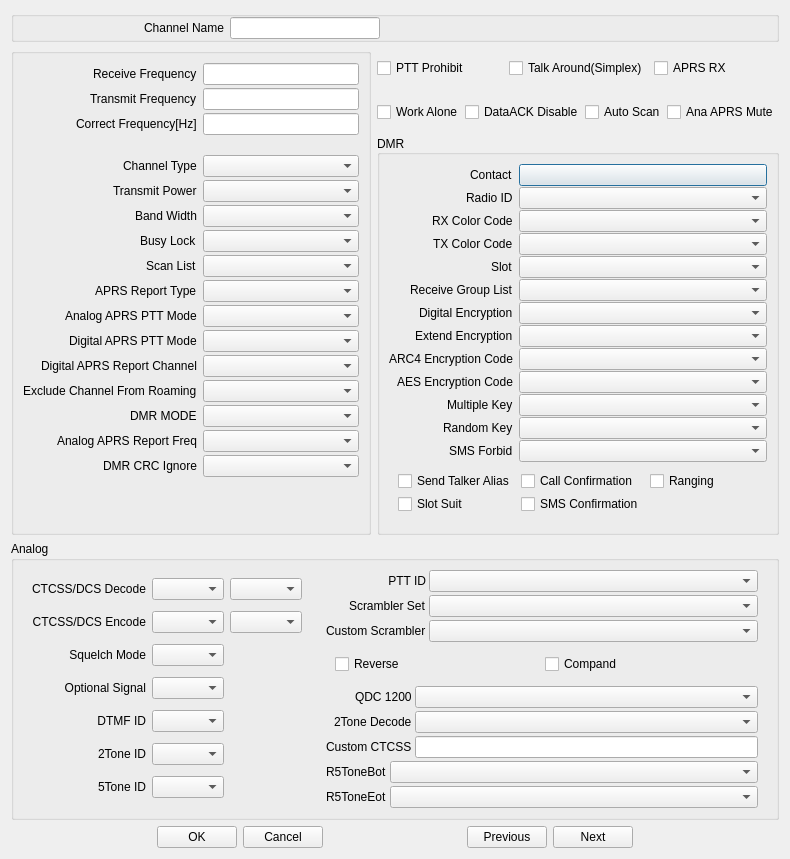
<?xml version="1.0" encoding="UTF-8"?>
<ui version="4.0">
 <class>ChannelSettings</class>
 <widget class="QDialog" name="ChannelSettings">
  <property name="geometry">
   <rect>
    <x>0</x>
    <y>0</y>
    <width>790</width>
    <height>859</height>
   </rect>
  </property>
  <property name="windowTitle">
   <string>Dialog</string>
  </property>
  <layout class="QVBoxLayout" name="verticalLayout">
   <item>
    <widget class="QGroupBox" name="groupBox">
     <property name="title">
      <string/>
     </property>
     <layout class="QHBoxLayout" name="horizontalLayout_2">
      <property name="leftMargin">
       <number>0</number>
      </property>
      <property name="topMargin">
       <number>0</number>
      </property>
      <property name="rightMargin">
       <number>0</number>
      </property>
      <property name="bottomMargin">
       <number>0</number>
      </property>
      <item>
       <widget class="QLabel" name="label">
        <property name="sizePolicy">
         <sizepolicy hsizetype="Fixed" vsizetype="Preferred">
          <horstretch>0</horstretch>
          <verstretch>0</verstretch>
         </sizepolicy>
        </property>
        <property name="minimumSize">
         <size>
          <width>210</width>
          <height>0</height>
         </size>
        </property>
        <property name="text">
         <string>Channel Name</string>
        </property>
        <property name="alignment">
         <set>Qt::AlignmentFlag::AlignRight|Qt::AlignmentFlag::AlignTrailing|Qt::AlignmentFlag::AlignVCenter</set>
        </property>
       </widget>
      </item>
      <item>
       <widget class="QLineEdit" name="channelNameTxt">
        <property name="sizePolicy">
         <sizepolicy hsizetype="Minimum" vsizetype="Fixed">
          <horstretch>0</horstretch>
          <verstretch>0</verstretch>
         </sizepolicy>
        </property>
        <property name="minimumSize">
         <size>
          <width>150</width>
          <height>0</height>
         </size>
        </property>
        <property name="baseSize">
         <size>
          <width>0</width>
          <height>0</height>
         </size>
        </property>
        <property name="maxLength">
         <number>16</number>
        </property>
       </widget>
      </item>
      <item>
       <spacer name="horizontalSpacer">
        <property name="orientation">
         <enum>Qt::Orientation::Horizontal</enum>
        </property>
        <property name="sizeHint" stdset="0">
         <size>
          <width>40</width>
          <height>20</height>
         </size>
        </property>
       </spacer>
      </item>
     </layout>
    </widget>
   </item>
   <item>
    <widget class="QWidget" name="widget" native="true">
     <layout class="QHBoxLayout" name="horizontalLayout">
      <property name="leftMargin">
       <number>0</number>
      </property>
      <property name="topMargin">
       <number>0</number>
      </property>
      <property name="rightMargin">
       <number>0</number>
      </property>
      <property name="bottomMargin">
       <number>0</number>
      </property>
      <item>
       <widget class="QGroupBox" name="groupBox_3">
        <property name="title">
         <string/>
        </property>
        <layout class="QVBoxLayout" name="verticalLayout_3">
         <property name="leftMargin">
          <number>9</number>
         </property>
         <property name="topMargin">
          <number>9</number>
         </property>
         <property name="rightMargin">
          <number>9</number>
         </property>
         <property name="bottomMargin">
          <number>9</number>
         </property>
         <item>
          <layout class="QFormLayout" name="formLayout">
           <property name="labelAlignment">
            <set>Qt::AlignmentFlag::AlignRight|Qt::AlignmentFlag::AlignTrailing|Qt::AlignmentFlag::AlignVCenter</set>
           </property>
           <property name="verticalSpacing">
            <number>3</number>
           </property>
           <property name="leftMargin">
            <number>0</number>
           </property>
           <property name="topMargin">
            <number>0</number>
           </property>
           <property name="rightMargin">
            <number>0</number>
           </property>
           <property name="bottomMargin">
            <number>0</number>
           </property>
           <item row="15" column="1">
            <widget class="QComboBox" name="analogAprsReportFreqCmbx"/>
           </item>
           <item row="15" column="0">
            <widget class="QLabel" name="label_15">
             <property name="text">
              <string>Analog APRS Report Freq</string>
             </property>
            </widget>
           </item>
           <item row="14" column="0">
            <widget class="QLabel" name="label_23">
             <property name="text">
              <string>DMR MODE</string>
             </property>
            </widget>
           </item>
           <item row="13" column="0">
            <widget class="QLabel" name="label_24">
             <property name="text">
              <string>Exclude Channel From Roaming</string>
             </property>
            </widget>
           </item>
           <item row="12" column="0">
            <widget class="QLabel" name="label_25">
             <property name="text">
              <string>Digital APRS Report Channel</string>
             </property>
            </widget>
           </item>
           <item row="14" column="1">
            <widget class="QComboBox" name="dmrModeCmbx"/>
           </item>
           <item row="13" column="1">
            <widget class="QComboBox" name="excludeChannelRoamingCmbx"/>
           </item>
           <item row="12" column="1">
            <widget class="QComboBox" name="digitalAprsReportChannelCmbx"/>
           </item>
           <item row="11" column="0">
            <widget class="QLabel" name="label_12">
             <property name="text">
              <string>Digital APRS PTT Mode</string>
             </property>
            </widget>
           </item>
           <item row="10" column="0">
            <widget class="QLabel" name="label_13">
             <property name="text">
              <string>Analog APRS PTT Mode</string>
             </property>
            </widget>
           </item>
           <item row="9" column="0">
            <widget class="QLabel" name="label_14">
             <property name="text">
              <string>APRS Report Type</string>
             </property>
            </widget>
           </item>
           <item row="8" column="0">
            <widget class="QLabel" name="label_26">
             <property name="text">
              <string>Scan List</string>
             </property>
            </widget>
           </item>
           <item row="11" column="1">
            <widget class="QComboBox" name="digitalAprsPttModeCmbx"/>
           </item>
           <item row="10" column="1">
            <widget class="QComboBox" name="analogAprsPttModeCmbx"/>
           </item>
           <item row="9" column="1">
            <widget class="QComboBox" name="aprsReportTypeCmbx"/>
           </item>
           <item row="8" column="1">
            <widget class="QComboBox" name="scanListCmbx"/>
           </item>
           <item row="7" column="1">
            <widget class="QComboBox" name="busyLockCmbx"/>
           </item>
           <item row="6" column="1">
            <widget class="QComboBox" name="bandWidthCmbx"/>
           </item>
           <item row="5" column="1">
            <widget class="QComboBox" name="txPowerCmbx"/>
           </item>
           <item row="4" column="1">
            <widget class="QComboBox" name="channelTypeCmbx">
             <property name="currentText">
              <string/>
             </property>
            </widget>
           </item>
           <item row="1" column="1">
            <widget class="QLineEdit" name="transmitFrequencyTxt">
             <property name="sizePolicy">
              <sizepolicy hsizetype="Preferred" vsizetype="Fixed">
               <horstretch>0</horstretch>
               <verstretch>0</verstretch>
              </sizepolicy>
             </property>
             <property name="inputMask">
              <string/>
             </property>
             <property name="text">
              <string/>
             </property>
             <property name="maxLength">
              <number>9</number>
             </property>
            </widget>
           </item>
           <item row="0" column="1">
            <widget class="QLineEdit" name="receiveFrequencyTxt">
             <property name="sizePolicy">
              <sizepolicy hsizetype="Preferred" vsizetype="Fixed">
               <horstretch>0</horstretch>
               <verstretch>0</verstretch>
              </sizepolicy>
             </property>
             <property name="baseSize">
              <size>
               <width>100</width>
               <height>0</height>
              </size>
             </property>
             <property name="inputMask">
              <string/>
             </property>
             <property name="text">
              <string/>
             </property>
             <property name="maxLength">
              <number>9</number>
             </property>
            </widget>
           </item>
           <item row="7" column="0">
            <widget class="QLabel" name="busyLockTxPresentLbl">
             <property name="text">
              <string>Busy Lock</string>
             </property>
            </widget>
           </item>
           <item row="6" column="0">
            <widget class="QLabel" name="label_9">
             <property name="text">
              <string>Band Width</string>
             </property>
            </widget>
           </item>
           <item row="5" column="0">
            <widget class="QLabel" name="label_10">
             <property name="text">
              <string>Transmit Power</string>
             </property>
            </widget>
           </item>
           <item row="4" column="0">
            <widget class="QLabel" name="label_11">
             <property name="text">
              <string>Channel Type</string>
             </property>
            </widget>
           </item>
           <item row="1" column="0">
            <widget class="QLabel" name="label_27">
             <property name="text">
              <string>Transmit Frequency</string>
             </property>
            </widget>
           </item>
           <item row="0" column="0">
            <widget class="QLabel" name="label_28">
             <property name="text">
              <string>Receive Frequency</string>
             </property>
            </widget>
           </item>
           <item row="3" column="0">
            <widget class="QLabel" name="label_8">
             <property name="text">
              <string/>
             </property>
            </widget>
           </item>
           <item row="3" column="1">
            <widget class="QLabel" name="label_41">
             <property name="text">
              <string/>
             </property>
            </widget>
           </item>
           <item row="2" column="0">
            <widget class="QLabel" name="label_45">
             <property name="text">
              <string>Correct Frequency[Hz]</string>
             </property>
            </widget>
           </item>
           <item row="2" column="1">
            <widget class="QLineEdit" name="correctFreqTxt">
             <property name="maxLength">
              <number>5</number>
             </property>
            </widget>
           </item>
           <item row="16" column="0">
            <widget class="QLabel" name="dmrCrcIgnoreLbl">
             <property name="text">
              <string>DMR CRC Ignore</string>
             </property>
            </widget>
           </item>
           <item row="16" column="1">
            <widget class="QComboBox" name="dmrCrcIgnoreCmbx"/>
           </item>
          </layout>
         </item>
         <item>
          <spacer name="verticalSpacer">
           <property name="orientation">
            <enum>Qt::Orientation::Vertical</enum>
           </property>
           <property name="sizeHint" stdset="0">
            <size>
             <width>20</width>
             <height>40</height>
            </size>
           </property>
          </spacer>
         </item>
        </layout>
       </widget>
      </item>
      <item>
       <widget class="QWidget" name="widget_2" native="true">
        <layout class="QVBoxLayout" name="verticalLayout_2">
         <property name="spacing">
          <number>3</number>
         </property>
         <property name="leftMargin">
          <number>0</number>
         </property>
         <property name="topMargin">
          <number>0</number>
         </property>
         <property name="rightMargin">
          <number>0</number>
         </property>
         <property name="bottomMargin">
          <number>0</number>
         </property>
         <item>
          <widget class="QWidget" name="widget_3" native="true">
           <property name="sizePolicy">
            <sizepolicy hsizetype="Preferred" vsizetype="Preferred">
             <horstretch>0</horstretch>
             <verstretch>0</verstretch>
            </sizepolicy>
           </property>
           <layout class="QHBoxLayout" name="horizontalLayout_17">
            <property name="leftMargin">
             <number>0</number>
            </property>
            <property name="topMargin">
             <number>0</number>
            </property>
            <property name="rightMargin">
             <number>0</number>
            </property>
            <property name="bottomMargin">
             <number>0</number>
            </property>
            <item>
             <widget class="QCheckBox" name="pttProhibitChbx">
              <property name="text">
               <string>PTT Prohibit</string>
              </property>
             </widget>
            </item>
            <item>
             <widget class="QCheckBox" name="talkAroundChbx">
              <property name="text">
               <string>Talk Around(Simplex)</string>
              </property>
             </widget>
            </item>
            <item>
             <widget class="QCheckBox" name="aprsRxChbx">
              <property name="text">
               <string>APRS RX</string>
              </property>
             </widget>
            </item>
           </layout>
          </widget>
         </item>
         <item>
          <widget class="QWidget" name="widget_4" native="true">
           <layout class="QHBoxLayout" name="horizontalLayout_18">
            <property name="spacing">
             <number>1</number>
            </property>
            <property name="leftMargin">
             <number>0</number>
            </property>
            <property name="topMargin">
             <number>0</number>
            </property>
            <property name="rightMargin">
             <number>0</number>
            </property>
            <property name="bottomMargin">
             <number>0</number>
            </property>
            <item>
             <widget class="QCheckBox" name="workAloneChbx">
              <property name="text">
               <string>Work Alone</string>
              </property>
             </widget>
            </item>
            <item>
             <widget class="QCheckBox" name="dataAckDisableChbx">
              <property name="text">
               <string>DataACK Disable</string>
              </property>
             </widget>
            </item>
            <item>
             <widget class="QCheckBox" name="autoScanChbx">
              <property name="text">
               <string>Auto Scan</string>
              </property>
             </widget>
            </item>
            <item>
             <widget class="QCheckBox" name="analogAprsMuteChbx">
              <property name="text">
               <string>Ana APRS Mute</string>
              </property>
             </widget>
            </item>
           </layout>
          </widget>
         </item>
         <item>
          <widget class="QGroupBox" name="digitalGroupBox">
           <property name="title">
            <string>DMR</string>
           </property>
           <property name="alignment">
            <set>Qt::AlignmentFlag::AlignLeading|Qt::AlignmentFlag::AlignLeft|Qt::AlignmentFlag::AlignVCenter</set>
           </property>
           <layout class="QVBoxLayout" name="verticalLayout_4">
            <property name="spacing">
             <number>0</number>
            </property>
            <property name="leftMargin">
             <number>9</number>
            </property>
            <property name="topMargin">
             <number>9</number>
            </property>
            <property name="rightMargin">
             <number>9</number>
            </property>
            <property name="bottomMargin">
             <number>9</number>
            </property>
            <item>
             <layout class="QFormLayout" name="formLayout_2">
              <property name="labelAlignment">
               <set>Qt::AlignmentFlag::AlignRight|Qt::AlignmentFlag::AlignTrailing|Qt::AlignmentFlag::AlignVCenter</set>
              </property>
              <property name="horizontalSpacing">
               <number>6</number>
              </property>
              <property name="verticalSpacing">
               <number>1</number>
              </property>
              <property name="leftMargin">
               <number>0</number>
              </property>
              <property name="topMargin">
               <number>0</number>
              </property>
              <property name="rightMargin">
               <number>0</number>
              </property>
              <property name="bottomMargin">
               <number>0</number>
              </property>
              <item row="0" column="0">
               <widget class="QLabel" name="label_16">
                <property name="text">
                 <string>Contact</string>
                </property>
                <property name="alignment">
                 <set>Qt::AlignmentFlag::AlignLeading|Qt::AlignmentFlag::AlignLeft|Qt::AlignmentFlag::AlignVCenter</set>
                </property>
               </widget>
              </item>
              <item row="0" column="1">
               <widget class="QPushButton" name="digitalContactBtn">
                <property name="text">
                 <string/>
                </property>
               </widget>
              </item>
              <item row="1" column="0">
               <widget class="QLabel" name="label_17">
                <property name="text">
                 <string>Radio ID</string>
                </property>
                <property name="alignment">
                 <set>Qt::AlignmentFlag::AlignLeading|Qt::AlignmentFlag::AlignLeft|Qt::AlignmentFlag::AlignVCenter</set>
                </property>
               </widget>
              </item>
              <item row="1" column="1">
               <widget class="QComboBox" name="radioIdCmbx"/>
              </item>
              <item row="2" column="0">
               <widget class="QLabel" name="label_18">
                <property name="text">
                 <string>RX Color Code</string>
                </property>
                <property name="alignment">
                 <set>Qt::AlignmentFlag::AlignLeading|Qt::AlignmentFlag::AlignLeft|Qt::AlignmentFlag::AlignVCenter</set>
                </property>
               </widget>
              </item>
              <item row="2" column="1">
               <widget class="QComboBox" name="rxColorCodeCmbx"/>
              </item>
              <item row="3" column="0">
               <widget class="QLabel" name="label_19">
                <property name="text">
                 <string>TX Color Code</string>
                </property>
                <property name="alignment">
                 <set>Qt::AlignmentFlag::AlignLeading|Qt::AlignmentFlag::AlignLeft|Qt::AlignmentFlag::AlignVCenter</set>
                </property>
               </widget>
              </item>
              <item row="3" column="1">
               <widget class="QComboBox" name="txColorCodeCmbx"/>
              </item>
              <item row="4" column="0">
               <widget class="QLabel" name="label_20">
                <property name="text">
                 <string>Slot</string>
                </property>
                <property name="alignment">
                 <set>Qt::AlignmentFlag::AlignLeading|Qt::AlignmentFlag::AlignLeft|Qt::AlignmentFlag::AlignVCenter</set>
                </property>
               </widget>
              </item>
              <item row="4" column="1">
               <widget class="QComboBox" name="slotCmbx"/>
              </item>
              <item row="5" column="0">
               <widget class="QLabel" name="label_21">
                <property name="text">
                 <string>Receive Group List</string>
                </property>
                <property name="alignment">
                 <set>Qt::AlignmentFlag::AlignLeading|Qt::AlignmentFlag::AlignLeft|Qt::AlignmentFlag::AlignVCenter</set>
                </property>
               </widget>
              </item>
              <item row="5" column="1">
               <widget class="QComboBox" name="rxGroupListCmbx"/>
              </item>
              <item row="6" column="0">
               <widget class="QLabel" name="label_22">
                <property name="text">
                 <string>Digital Encryption</string>
                </property>
                <property name="alignment">
                 <set>Qt::AlignmentFlag::AlignLeading|Qt::AlignmentFlag::AlignLeft|Qt::AlignmentFlag::AlignVCenter</set>
                </property>
               </widget>
              </item>
              <item row="6" column="1">
               <widget class="QComboBox" name="digitalEncryptionCmbx"/>
              </item>
              <item row="7" column="0">
               <widget class="QLabel" name="label_2">
                <property name="text">
                 <string>Extend Encryption</string>
                </property>
                <property name="alignment">
                 <set>Qt::AlignmentFlag::AlignLeading|Qt::AlignmentFlag::AlignLeft|Qt::AlignmentFlag::AlignVCenter</set>
                </property>
               </widget>
              </item>
              <item row="8" column="0">
               <widget class="QLabel" name="label_3">
                <property name="text">
                 <string>ARC4 Encryption Code</string>
                </property>
                <property name="alignment">
                 <set>Qt::AlignmentFlag::AlignLeading|Qt::AlignmentFlag::AlignLeft|Qt::AlignmentFlag::AlignVCenter</set>
                </property>
               </widget>
              </item>
              <item row="9" column="0">
               <widget class="QLabel" name="label_4">
                <property name="text">
                 <string>AES Encryption Code</string>
                </property>
                <property name="alignment">
                 <set>Qt::AlignmentFlag::AlignLeading|Qt::AlignmentFlag::AlignLeft|Qt::AlignmentFlag::AlignVCenter</set>
                </property>
               </widget>
              </item>
              <item row="10" column="0">
               <widget class="QLabel" name="label_5">
                <property name="text">
                 <string>Multiple Key</string>
                </property>
                <property name="alignment">
                 <set>Qt::AlignmentFlag::AlignLeading|Qt::AlignmentFlag::AlignLeft|Qt::AlignmentFlag::AlignVCenter</set>
                </property>
               </widget>
              </item>
              <item row="11" column="0">
               <widget class="QLabel" name="label_6">
                <property name="text">
                 <string>Random Key</string>
                </property>
                <property name="alignment">
                 <set>Qt::AlignmentFlag::AlignLeading|Qt::AlignmentFlag::AlignLeft|Qt::AlignmentFlag::AlignVCenter</set>
                </property>
               </widget>
              </item>
              <item row="12" column="0">
               <widget class="QLabel" name="label_7">
                <property name="text">
                 <string>SMS Forbid</string>
                </property>
                <property name="alignment">
                 <set>Qt::AlignmentFlag::AlignLeading|Qt::AlignmentFlag::AlignLeft|Qt::AlignmentFlag::AlignVCenter</set>
                </property>
               </widget>
              </item>
              <item row="7" column="1">
               <widget class="QComboBox" name="extendEncryptionCmbx"/>
              </item>
              <item row="8" column="1">
               <widget class="QComboBox" name="arc4CodeCmbx"/>
              </item>
              <item row="9" column="1">
               <widget class="QComboBox" name="aesCodeCmbx"/>
              </item>
              <item row="10" column="1">
               <widget class="QComboBox" name="multiKeyCmbx"/>
              </item>
              <item row="11" column="1">
               <widget class="QComboBox" name="randomKeyCmbx"/>
              </item>
              <item row="12" column="1">
               <widget class="QComboBox" name="smsForbidCmbx"/>
              </item>
             </layout>
            </item>
            <item>
             <layout class="QGridLayout" name="gridLayout" columnminimumwidth="0,0,0">
              <property name="leftMargin">
               <number>9</number>
              </property>
              <property name="topMargin">
               <number>9</number>
              </property>
              <property name="rightMargin">
               <number>9</number>
              </property>
              <property name="bottomMargin">
               <number>9</number>
              </property>
              <property name="horizontalSpacing">
               <number>6</number>
              </property>
              <property name="verticalSpacing">
               <number>3</number>
              </property>
              <item row="0" column="0">
               <widget class="QCheckBox" name="sendTalkerAliasChbx">
                <property name="text">
                 <string>Send Talker Alias</string>
                </property>
               </widget>
              </item>
              <item row="0" column="1">
               <widget class="QCheckBox" name="callConfirmationChbx">
                <property name="text">
                 <string>Call Confirmation</string>
                </property>
               </widget>
              </item>
              <item row="0" column="2">
               <widget class="QCheckBox" name="rangingChbx">
                <property name="text">
                 <string>Ranging</string>
                </property>
               </widget>
              </item>
              <item row="1" column="0">
               <widget class="QCheckBox" name="slotSuitChbx">
                <property name="text">
                 <string>Slot Suit</string>
                </property>
               </widget>
              </item>
              <item row="1" column="1">
               <widget class="QCheckBox" name="smsConfirmationChbx">
                <property name="text">
                 <string>SMS Confirmation</string>
                </property>
               </widget>
              </item>
             </layout>
            </item>
           </layout>
          </widget>
         </item>
        </layout>
       </widget>
      </item>
     </layout>
    </widget>
   </item>
   <item>
    <widget class="QGroupBox" name="analogGroupBox">
     <property name="title">
      <string>Analog</string>
     </property>
     <layout class="QHBoxLayout" name="horizontalLayout_3">
      <item>
       <layout class="QGridLayout" name="gridLayout_2" columnminimumwidth="0,0,0">
        <property name="leftMargin">
         <number>9</number>
        </property>
        <property name="topMargin">
         <number>0</number>
        </property>
        <property name="rightMargin">
         <number>9</number>
        </property>
        <property name="bottomMargin">
         <number>0</number>
        </property>
        <property name="verticalSpacing">
         <number>3</number>
        </property>
        <item row="5" column="1">
         <widget class="QComboBox" name="tone2IdCmbx"/>
        </item>
        <item row="2" column="1">
         <widget class="QComboBox" name="squelchModeCmbx"/>
        </item>
        <item row="2" column="0">
         <widget class="QLabel" name="label_31">
          <property name="text">
           <string>Squelch Mode</string>
          </property>
          <property name="alignment">
           <set>Qt::AlignmentFlag::AlignRight|Qt::AlignmentFlag::AlignTrailing|Qt::AlignmentFlag::AlignVCenter</set>
          </property>
         </widget>
        </item>
        <item row="1" column="0">
         <widget class="QLabel" name="label_30">
          <property name="text">
           <string>CTCSS/DCS Encode</string>
          </property>
          <property name="alignment">
           <set>Qt::AlignmentFlag::AlignRight|Qt::AlignmentFlag::AlignTrailing|Qt::AlignmentFlag::AlignVCenter</set>
          </property>
         </widget>
        </item>
        <item row="6" column="1">
         <widget class="QComboBox" name="tone5IdCmbx"/>
        </item>
        <item row="3" column="0">
         <widget class="QLabel" name="label_32">
          <property name="text">
           <string>Optional Signal</string>
          </property>
          <property name="alignment">
           <set>Qt::AlignmentFlag::AlignRight|Qt::AlignmentFlag::AlignTrailing|Qt::AlignmentFlag::AlignVCenter</set>
          </property>
         </widget>
        </item>
        <item row="3" column="1">
         <widget class="QComboBox" name="optionalSignalCmbx"/>
        </item>
        <item row="6" column="0">
         <widget class="QLabel" name="label_35">
          <property name="text">
           <string>5Tone ID</string>
          </property>
          <property name="alignment">
           <set>Qt::AlignmentFlag::AlignRight|Qt::AlignmentFlag::AlignTrailing|Qt::AlignmentFlag::AlignVCenter</set>
          </property>
         </widget>
        </item>
        <item row="5" column="0">
         <widget class="QLabel" name="label_34">
          <property name="text">
           <string>2Tone ID</string>
          </property>
          <property name="alignment">
           <set>Qt::AlignmentFlag::AlignRight|Qt::AlignmentFlag::AlignTrailing|Qt::AlignmentFlag::AlignVCenter</set>
          </property>
         </widget>
        </item>
        <item row="0" column="0">
         <widget class="QLabel" name="label_29">
          <property name="text">
           <string>CTCSS/DCS Decode</string>
          </property>
          <property name="alignment">
           <set>Qt::AlignmentFlag::AlignRight|Qt::AlignmentFlag::AlignTrailing|Qt::AlignmentFlag::AlignVCenter</set>
          </property>
         </widget>
        </item>
        <item row="4" column="0">
         <widget class="QLabel" name="label_33">
          <property name="text">
           <string>DTMF ID</string>
          </property>
          <property name="alignment">
           <set>Qt::AlignmentFlag::AlignRight|Qt::AlignmentFlag::AlignTrailing|Qt::AlignmentFlag::AlignVCenter</set>
          </property>
         </widget>
        </item>
        <item row="0" column="1">
         <widget class="QComboBox" name="ctcssDcsDecodeCmbx"/>
        </item>
        <item row="4" column="1">
         <widget class="QComboBox" name="dtmfIdCmbx"/>
        </item>
        <item row="1" column="1">
         <widget class="QComboBox" name="ctcssDcsEncodeCmbx"/>
        </item>
        <item row="0" column="2">
         <widget class="QComboBox" name="ctcssDcsDecodeToneCmbx"/>
        </item>
        <item row="1" column="2">
         <widget class="QComboBox" name="ctcssDcsEncodeToneCmbx"/>
        </item>
       </layout>
      </item>
      <item>
       <widget class="QWidget" name="widget_5" native="true">
        <layout class="QVBoxLayout" name="verticalLayout_5">
         <property name="spacing">
          <number>3</number>
         </property>
         <property name="topMargin">
          <number>0</number>
         </property>
         <property name="bottomMargin">
          <number>0</number>
         </property>
         <item>
          <layout class="QFormLayout" name="formLayout_6">
           <property name="labelAlignment">
            <set>Qt::AlignmentFlag::AlignRight|Qt::AlignmentFlag::AlignTrailing|Qt::AlignmentFlag::AlignVCenter</set>
           </property>
           <item row="0" column="0">
            <widget class="QLabel" name="label_36">
             <property name="text">
              <string>PTT ID</string>
             </property>
             <property name="alignment">
              <set>Qt::AlignmentFlag::AlignRight|Qt::AlignmentFlag::AlignTrailing|Qt::AlignmentFlag::AlignVCenter</set>
             </property>
            </widget>
           </item>
           <item row="0" column="1">
            <widget class="QComboBox" name="pttIdCmbx"/>
           </item>
           <item row="1" column="0">
            <widget class="QLabel" name="scramblerSetLbl">
             <property name="text">
              <string>Scrambler Set</string>
             </property>
            </widget>
           </item>
           <item row="1" column="1">
            <widget class="QComboBox" name="scramblerSetCmbx"/>
           </item>
           <item row="2" column="0">
            <widget class="QLabel" name="customScramblerLbl">
             <property name="text">
              <string>Custom Scrambler</string>
             </property>
            </widget>
           </item>
           <item row="2" column="1">
            <widget class="QComboBox" name="customScramblerCmbx"/>
           </item>
          </layout>
         </item>
         <item>
          <widget class="QWidget" name="widget_7" native="true">
           <layout class="QHBoxLayout" name="horizontalLayout_5">
            <item>
             <widget class="QCheckBox" name="reverseChbx">
              <property name="text">
               <string>Reverse</string>
              </property>
             </widget>
            </item>
            <item>
             <widget class="QCheckBox" name="compandChbx">
              <property name="text">
               <string>Compand</string>
              </property>
             </widget>
            </item>
           </layout>
          </widget>
         </item>
         <item>
          <layout class="QFormLayout" name="formLayout_3">
           <property name="labelAlignment">
            <set>Qt::AlignmentFlag::AlignRight|Qt::AlignmentFlag::AlignTrailing|Qt::AlignmentFlag::AlignVCenter</set>
           </property>
           <item row="1" column="0">
            <widget class="QLabel" name="label_38">
             <property name="text">
              <string>2Tone Decode</string>
             </property>
            </widget>
           </item>
           <item row="1" column="1">
            <widget class="QComboBox" name="tone2DecodeCmbx"/>
           </item>
           <item row="0" column="0">
            <widget class="QLabel" name="qdc1200Lbl">
             <property name="text">
              <string>QDC 1200</string>
             </property>
            </widget>
           </item>
           <item row="0" column="1">
            <widget class="QComboBox" name="qdc1200Cmbx"/>
           </item>
           <item row="2" column="0">
            <widget class="QLabel" name="label_37">
             <property name="text">
              <string>Custom CTCSS</string>
             </property>
            </widget>
           </item>
           <item row="2" column="1">
            <widget class="QLineEdit" name="customCtcssTxt"/>
           </item>
          </layout>
         </item>
         <item>
          <layout class="QFormLayout" name="formLayout_4">
           <item row="0" column="0">
            <widget class="QLabel" name="label_39">
             <property name="text">
              <string>R5ToneBot</string>
             </property>
            </widget>
           </item>
           <item row="0" column="1">
            <widget class="QComboBox" name="tone5BotCmbx"/>
           </item>
           <item row="1" column="0">
            <widget class="QLabel" name="label_40">
             <property name="text">
              <string>R5ToneEot</string>
             </property>
            </widget>
           </item>
           <item row="1" column="1">
            <widget class="QComboBox" name="tone5EotCmbx"/>
           </item>
          </layout>
         </item>
        </layout>
       </widget>
      </item>
     </layout>
    </widget>
   </item>
   <item>
    <widget class="QWidget" name="widget_6" native="true">
     <layout class="QHBoxLayout" name="horizontalLayout_4">
      <property name="topMargin">
       <number>0</number>
      </property>
      <property name="bottomMargin">
       <number>0</number>
      </property>
      <item>
       <spacer name="horizontalSpacer_3">
        <property name="orientation">
         <enum>Qt::Orientation::Horizontal</enum>
        </property>
        <property name="sizeHint" stdset="0">
         <size>
          <width>40</width>
          <height>20</height>
         </size>
        </property>
       </spacer>
      </item>
      <item>
       <widget class="QPushButton" name="saveBtn">
        <property name="text">
         <string>OK</string>
        </property>
       </widget>
      </item>
      <item>
       <widget class="QPushButton" name="closeBtn">
        <property name="text">
         <string>Cancel</string>
        </property>
       </widget>
      </item>
      <item>
       <spacer name="horizontalSpacer_2">
        <property name="orientation">
         <enum>Qt::Orientation::Horizontal</enum>
        </property>
        <property name="sizeHint" stdset="0">
         <size>
          <width>40</width>
          <height>20</height>
         </size>
        </property>
       </spacer>
      </item>
      <item>
       <widget class="QPushButton" name="prevBtn">
        <property name="text">
         <string>Previous</string>
        </property>
       </widget>
      </item>
      <item>
       <widget class="QPushButton" name="nextBtn">
        <property name="text">
         <string>Next</string>
        </property>
       </widget>
      </item>
      <item>
       <spacer name="horizontalSpacer_4">
        <property name="orientation">
         <enum>Qt::Orientation::Horizontal</enum>
        </property>
        <property name="sizeHint" stdset="0">
         <size>
          <width>40</width>
          <height>20</height>
         </size>
        </property>
       </spacer>
      </item>
     </layout>
    </widget>
   </item>
  </layout>
 </widget>
 <resources/>
 <connections/>
</ui>
